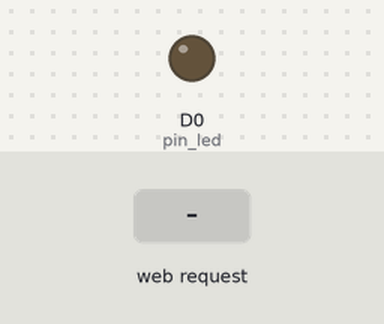
Recording of a sketch running on a simulated ESP8266 (NodeMCU). Shown: output pins drawn as LEDs (lit = HIGH). Inputs (shaded band) come from the test bench. WiFi joins after 1.5 s; servers stay silent unless stated; what the sketch prints to the serial monitor is not drawn.

Above: at 2.7 s.
2.8 s: HTTP request GET /toggle received
At 4.2 s:
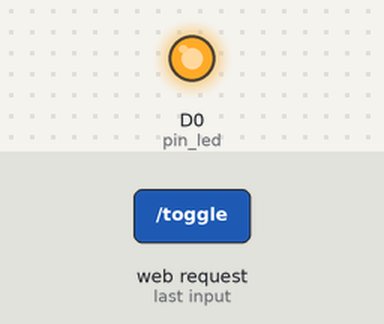
Timing chart, 0 to 5.8 s (numbered marks = the images above; inputs shaded):
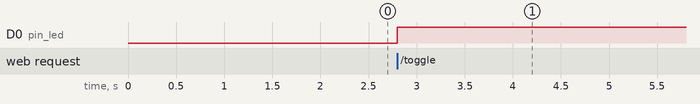

The sketch:

Esp8266_webserver_Toggle.ino
```cpp
#include <ESP8266WiFi.h>
#include <ESP8266WebServer.h>

ESP8266WebServer server;

uint8_t pin_led = D0;

char* ssid = "Autobots2";
char* password = "1234567890";

void setup()
{
  pinMode(pin_led, OUTPUT);

  WiFi.begin(ssid,password);
  Serial.begin(115200);
  while(WiFi.status()!=WL_CONNECTED)
  {
    Serial.print(".");
    delay(500);
  }
  Serial.println("");
  Serial.print("IP Address: ");
  Serial.println(WiFi.localIP());

// Rout to the webserver , use on() method to add the rout (by adding default rout using "/" )
// and sending a string use [](){server.send(200,"text/html", "Hello World!");}   -- 200 is a response of server , type of text , data/string

    server.on("/",[](){server.send(200,"text/html", "Hello World!");});
    server.on("/toggle",toggleLED);
    server.begin();   // start server
}

  void loop()
{
    server.handleClient();   // monitor the request on server
}
void toggleLED()
{
    digitalWrite(pin_led,!digitalRead(pin_led));           // toggle led
    server.send(204,"");                                  // page not found
}
```

Measured:
- after the input at 2.8 s, D0 (pin_led): LOW → HIGH at once
